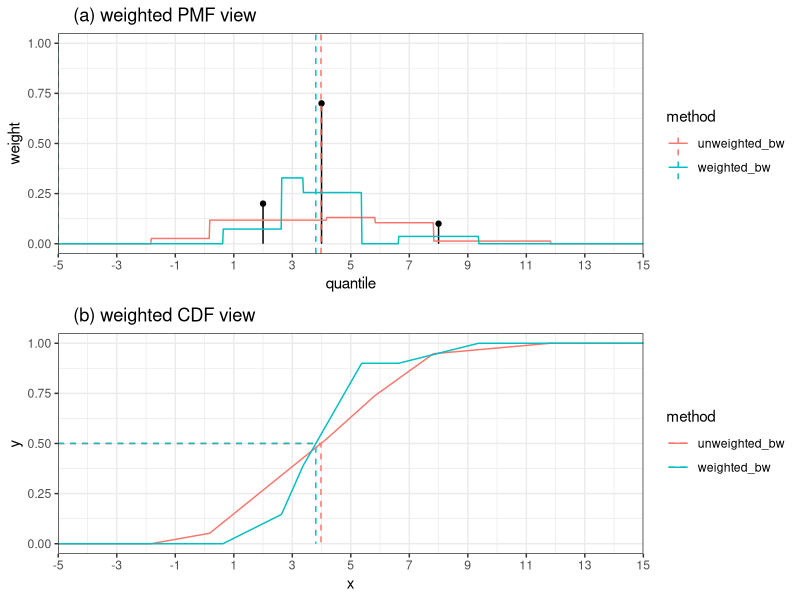

The R script that drew this image:
## ---- chunk 1
library(tidyverse)
library(gridExtra)

lower_lim <- -5
upper_lim <- 15

pred_quantiles <- data.frame(
  model = letters[1:3],
  quantile = c(2, 4, 8),
  weight = c(0.2, 0.7, 0.1),
  cum_weight = cumsum(c(0.2, 0.7, 0.1)),
  zeros = 0
)

weighted_mean <- sum(pred_quantiles$weight * pred_quantiles$quantile)
weighted_sd <- sqrt(sum(pred_quantiles$weight * (pred_quantiles$quantile - weighted_mean)^2) / (3 - 1))
kde_bw <- 0.9 * weighted_sd * (3^(-0.2))
weighted_rectangle_width <- sqrt(12 * (kde_bw^2))

unweighted_sd <- sd(pred_quantiles$quantile)
kde_bw <- 0.9 * unweighted_sd * (3^(-0.2))
rectangle_width <- sqrt(12 * (kde_bw^2))

calc_cdf_value <- function(x, q, w, rectangle_width) {
  if (length(q) != length(w)) {
    stop("lengths of q and w must be equal")
  }

  result <- rep(0, length(x))
  for (i in seq_along(q)) {
    result <- result + dplyr::case_when(
        x < q[i] - rectangle_width / 2 ~ 0,
        ((x >= q[i] - rectangle_width/2) & (x <= q[i] + rectangle_width/2)) ~
          w[i] * (x - (q[i] - rectangle_width/2)) * (1 / rectangle_width),
        x > q[i] + rectangle_width / 2 ~ w[i]
      )
  }

  return(result)
}

calc_inverse_cdf <- function(p, q, w, rectangle_width) {
  slope_changepoints <- sort(c(q - rectangle_width / 2, q + rectangle_width / 2))
  changepoint_cdf_values <- calc_cdf_value(
    x = slope_changepoints,
    q = q, w = w, rectangle_width = rectangle_width
  )
  purrr::map_dbl(p,
    function(one_p) {
      start_ind <- max(which(changepoint_cdf_values < one_p))
      segment_slope <- diff(changepoint_cdf_values[c(start_ind + 1, start_ind)]) /
        diff(slope_changepoints[c(start_ind + 1, start_ind)])
      return(
        (one_p - changepoint_cdf_values[start_ind] +
          segment_slope * slope_changepoints[start_ind]) /
          segment_slope
      )
    }
  )
}

ensemble_quantile <- calc_inverse_cdf(
  p = 0.5,
  q = pred_quantiles$quantile,
  w = pred_quantiles$weight,
  rectangle_width = rectangle_width)
weighted_ensemble_quantile <- calc_inverse_cdf(
  p = 0.5,
  q = pred_quantiles$quantile,
  w = pred_quantiles$weight,
  rectangle_width = weighted_rectangle_width)
ensemble_quantile_to_plot = dplyr::bind_rows(
  data.frame(
    x = c(lower_lim, ensemble_quantile, ensemble_quantile),
    y = c(0.5, 0.5, 0),
    method = "unweighted_bw"
  ),
  data.frame(
    x = c(lower_lim, weighted_ensemble_quantile, weighted_ensemble_quantile),
    y = c(0.5, 0.5, 0),
    method = "weighted_bw"
  )
)

xs <- seq(from = lower_lim, to = upper_lim, length = 1001)
implied_pdf_cdf <- dplyr::bind_rows(
  data.frame(
    x = xs,
    pdf = pred_quantiles$weight[1] / rectangle_width *
      ((xs >= pred_quantiles$quantile[1] - rectangle_width/2) & (xs <= pred_quantiles$quantile[1] + rectangle_width/2)) +
      pred_quantiles$weight[2] / rectangle_width *
      ((xs >= pred_quantiles$quantile[2] - rectangle_width/2) & (xs <= pred_quantiles$quantile[2] + rectangle_width/2)) +
      pred_quantiles$weight[3] / rectangle_width *
      ((xs >= pred_quantiles$quantile[3] - rectangle_width/2) & (xs <= pred_quantiles$quantile[3] + rectangle_width/2)),
    cdf = calc_cdf_value(x = xs, q = pred_quantiles$quantile, pred_quantiles$weight, rectangle_width),
    method = "unweighted_bw"
  ),
  data.frame(
    x = xs,
    pdf = pred_quantiles$weight[1] / weighted_rectangle_width *
      ((xs >= pred_quantiles$quantile[1] - weighted_rectangle_width/2) & (xs <= pred_quantiles$quantile[1] + weighted_rectangle_width/2)) +
      pred_quantiles$weight[2] / weighted_rectangle_width *
      ((xs >= pred_quantiles$quantile[2] - weighted_rectangle_width/2) & (xs <= pred_quantiles$quantile[2] + weighted_rectangle_width/2)) +
      pred_quantiles$weight[3] / weighted_rectangle_width *
      ((xs >= pred_quantiles$quantile[3] - weighted_rectangle_width/2) & (xs <= pred_quantiles$quantile[3] + weighted_rectangle_width/2)),
    cdf = calc_cdf_value(x = xs, q = pred_quantiles$quantile, pred_quantiles$weight, weighted_rectangle_width),
    method = "weighted_bw"
  )
)

p1 <- ggplot(data = pred_quantiles) +
  geom_point(mapping = aes(x = quantile, y = weight)) +
  geom_segment(mapping = aes(x = quantile, y = zeros, xend = quantile, yend = weight)) +
  geom_vline(
    data = ensemble_quantile_to_plot %>% dplyr::filter(x != 0),
    mapping = aes(xintercept = x, color = method), linetype = 2) +
  geom_line(data = implied_pdf_cdf, mapping = aes(x = x, y = pdf, color = method)) +
  scale_x_continuous(
    breaks = seq(from = lower_lim, to = upper_lim, by = 2),
    limits = c(lower_lim, upper_lim),
    expand = c(0, 0)) +
  ylim(0, 1) +
  ggtitle("   (a) weighted PMF view") +
  theme_bw()

p2 <- ggplot(data = pred_quantiles) +
#  geom_point(mapping = aes(x = quantile, y = cum_weight)) +
#  geom_segment(mapping = aes(x = cdf_start_x, y = cdf_start_y, xend = quantile, yend = cum_weight)) +
  geom_line(
    data = ensemble_quantile_to_plot,
    mapping = aes(x = x, y = y, color = method),
    linetype = 2) +
  geom_line(
    data = implied_pdf_cdf,
    mapping = aes(x = x, y = cdf, color = method),
  ) +
  scale_x_continuous(
    breaks = seq(from = lower_lim, to = upper_lim, by = 2),
    limits = c(lower_lim, upper_lim),
    expand = c(0, 0)) +
#  ylim(0, 1) +
  ggtitle("   (b) weighted CDF view") +
  theme_bw()

grid.arrange(p1, p2)
